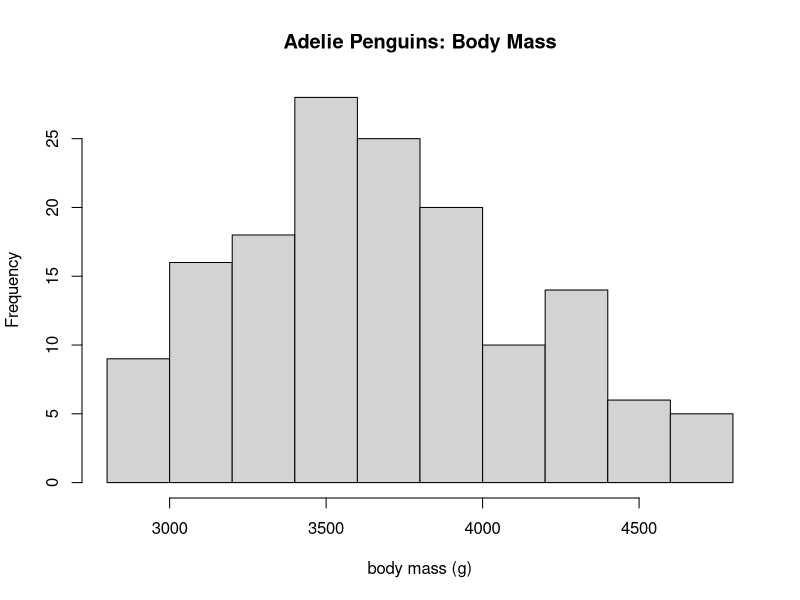
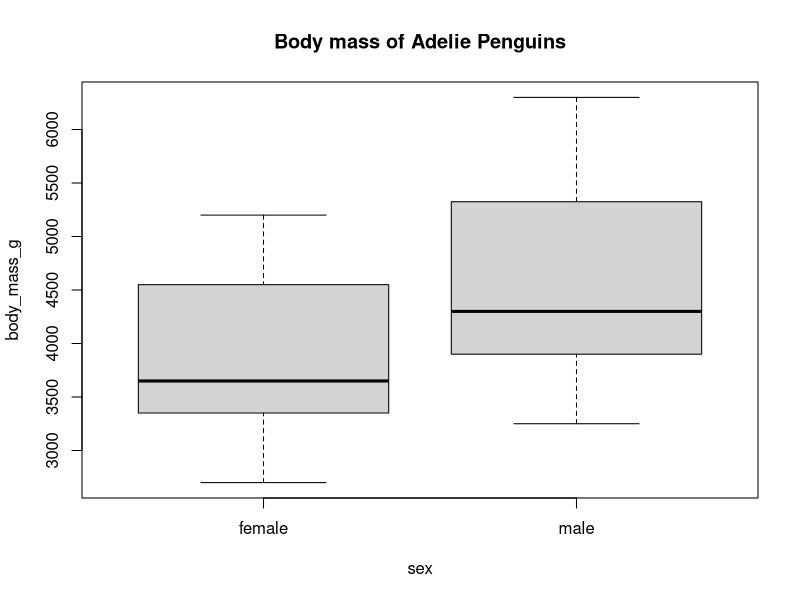

The R script that drew these images, in order:
require(palmerpenguins)
dat_ade = droplevels(subset(penguins, species == "Adelie"))
female_ade = droplevels(subset(dat_ade, sex == "female"))
male_ade = droplevels(subset(dat_ade, sex == "male"))

hist(dat_ade$body_mass_g, main = "Adelie Penguins: Body Mass", xlab = "body mass (g)")

boxplot(body_mass_g ~ sex, data = penguins, main = 'Body mass of Adelie Penguins')

t.test(female_ade$body_mass_g, y = NULL, alternative = c('greater'), mu = 0)

t.test(male_ade$body_mass_g, y = NULL, alternative = c("greater"), mu = 4000)

t.test(dat_ade$body_mass_g ~ dat_ade$sex, alternative = c("two.sided"), mu = 0)

t.test(dat_ade$body_mass_g ~ dat_ade$sex, alternative = c('greater'), mu = 0)

t.test(dat_ade$body_mass_g ~ dat_ade$sex, alternative = c('less'), mu = 0)
